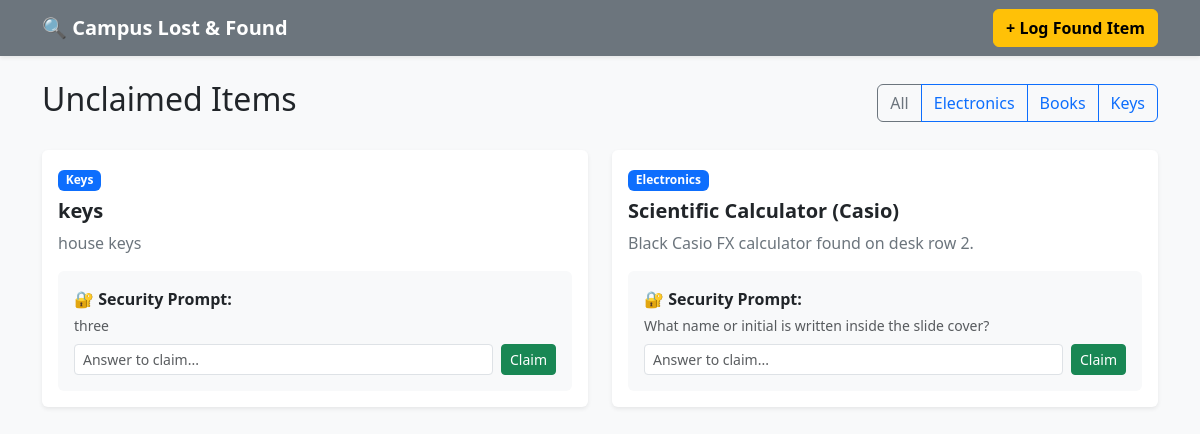
The page / on the database its author committed.
### tables this page shows
CREATE TABLE items (
    id INTEGER PRIMARY KEY AUTOINCREMENT,
    item_title TEXT NOT NULL,
    category TEXT NOT NULL,
    location_found TEXT NOT NULL,
    description TEXT NOT NULL,
    security_question TEXT NOT NULL,
    status TEXT DEFAULT 'UNCLAIMED',
    date_found TIMESTAMP DEFAULT CURRENT_TIMESTAMP
);

### app.py (the view)
@app.route("/")
def index():
    category_filter = request.args.get("category", "")
    conn = get_db_connection()
    query = "SELECT * FROM items WHERE status = 'UNCLAIMED'"
    params = []
    if category_filter:
        query += " AND category = ?"
        params.append(category_filter)
    query += " ORDER BY id DESC"
    items = conn.execute(query, params).fetchall()
    conn.close()
    return render_template("index.html", items=items, active_category=category_filter)

### database.py (called while the page is built)
def get_db_connection():
    conn = sqlite3.connect(DB_NAME)
    conn.row_factory = sqlite3.Row
    return conn

### templates/index.html
{% extends 'base.html' %}
{% block content %}
<div class="d-flex justify-content-between align-items-center mb-4">
    <h2>Unclaimed Items</h2>
    <div class="btn-group">
        <a href="/" class="btn btn-outline-secondary">All</a>
        <a href="/?category=Electronics" class="btn btn-outline-primary">Electronics</a>
        <a href="/?category=Books" class="btn btn-outline-primary">Books</a>
        <a href="/?category=Keys" class="btn btn-outline-primary">Keys</a>
    </div>
</div>
<div class="row">
    {% for item in items %}
    <div class="col-md-6 mb-4">
        <div class="card shadow-sm border-0">
            <div class="card-body">
                <span class="badge bg-primary mb-2">{{ item.category }}</span>
                <h5 class="fw-bold">{{ item.item_title }}</h5>
                <p class="text-secondary">{{ item.description }}</p>
                <div class="bg-light p-3 rounded">
                    <p class="mb-1 text-dark fw-semibold">🔐 Security Prompt:</p>
                    <small class="text-muted d-block mb-2">{{ item.security_question }}</small>
                    <form action="/claim/{{ item.id }}" method="POST" class="d-flex gap-2">
                        <input type="text" name="security_answer" class="form-control form-control-sm" placeholder="Answer to claim..." required>
                        <button type="submit" class="btn btn-sm btn-success">Claim</button>
                    </form>
                </div>
            </div>
        </div>
    </div>
    {% else %}
    <p class="text-muted">No items found!</p>
    {% endfor %}
</div>
{% endblock %}

### templates/base.html (shortened to what this page needs)
<!DOCTYPE html>
<html lang="en">
<head>
    <link rel="stylesheet" href="https://cdn.jsdelivr.net/npm/bootstrap@5.3.0/dist/css/bootstrap.min.css">
</head>
<body class="bg-light">
    <nav class="navbar navbar-dark bg-secondary shadow-sm">
        <div class="container">
            <a class="navbar-brand fw-bold" href="/">🔍 Campus Lost & Found</a>
            <a href="/post" class="btn btn-warning fw-bold">+ Log Found Item</a>
        </div>
    </nav>
    <div class="container my-4">
        {% block content %}{% endblock %}
    </div>
</body>
</html>

### rows shown on the page
items: category "Keys", item_title "keys", description "house keys", security_question "three"
items: category "Electronics", item_title "Scientific Calculator (Casio)", description "Black Casio FX calculator found on desk row 2.", security_question "What name or initial is written inside the slide cover?"
